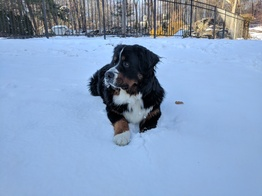
#> input picture inputs/cosmosnow.jpg, 262 x 196 px, shrunk from 1094 x 820 before the run, found by its file name
$ jupyter execute 'Color Enhancement.ipynb'   (shell and % lines are left out)
#> lines starting #> are read from the running program, lines starting #| are printed output that depends on the picture
### color_enhance.py
import cv2
import numpy as np

def histograms(im):

    '''
    Returns color histograms of images.

    INPUTS:
        im: input image

    OUTPUTS:
        histograms: color histograms of images, counts of each color in an image
        cumsum: cumulative sum of these histograms, used in histogram equalization
    '''
    histograms = np.zeros((3,256))
    cumsum = np.zeros((3,256))

    for color in range(3):
        for i in range(256):
            histograms[color,i] = len(im[im[:,:,color] == i]) # count frequency of intensity at each color
        cumsum[color,:] = np.cumsum(histograms[color,:]) # get cumsum of these histograms

    return histograms, cumsum

def hist_eq(im, alpha):

    '''
    Performs histogram equalization of input image for color enhancement.

    INPUTS:
        im: input image
        alpha: weighting factor

    OUTPUTS:
        im_new: new, histogram equalized image
    '''

    im_new = np.zeros(np.shape(im))
    rows, columns, colors = np.shape(im)

    _, cumsum = histograms(im)

    for color in range(colors):
        for r in range(rows):
            for c in range(columns):
                i = int(im[r, c, color]) # grab intensity at a location
                im_new[r,c,color] = int(alpha * cumsum[color,i] / cumsum[color,-1] * 255 + (1-alpha) * i) # new location is weighted sum of equalized intensity + original intensity

    return im_new

def gamma_correct(im, gamma):
    '''
    Performs gamma correction of saturation of input image for color enhancement.

    INPUTS:
        im: input image
        gamma: gamma correction factor - if < 1, then boosts lower intensities more, if > 1, boosts higher intensities more

    OUTPUTS:
        im_new: enahnced image
    '''
    im = cv2.cvtColor(im, cv2.COLOR_RGB2HSV) # convert to HSV color space
    im[:,:,1] **= gamma # gamma correction
    im_new = cv2.cvtColor(im, cv2.COLOR_HSV2RGB)

    return im_new

### Color Enhancement.ipynb
[cell 1]
import cv2
import numpy as np
import matplotlib.pyplot as plt

[cell 2]
# Set directory
datadir = "C:/Users/amant/Documents/Projects/Color Enhancement/" # change this
indir = datadir + "inputs/"
outdir = datadir + "outputs/"

# Color Enhancement

Here, we'll take a look at histogram equalization and gamma correction to enhance image colors.

[cell 3]
import color_enhance

## Histogram Equalization

Histogram equalization can enhance the color profile of an image that is dominated by one color.

[cell 4]
im_file = indir + 'cosmosnow.jpg'

im = np.float32(cv2.imread(im_file))
im = cv2.cvtColor(im, cv2.COLOR_BGR2RGB)

plt.imshow(im/255)

The original image of my dog, Cosmo, is quite blue. We can visualize the color histograms in the following plot:

[cell 5]
h, c = color_enhance.histograms(im)

plt.figure(figsize=(10,4))
plt.plot(h[0],'r')
plt.plot(h[1],'g')
plt.plot(h[2],'b')
plt.title("Color Histograms of Original Image")
#> figure, not shown here; curve peaks at x = 149, y = 2841; curve peaks at x = 182, y = 2546; curve peaks at x = 227, y = 2184

As we can see, blue is more prevalent at higher intensities compared to green and red. Let's see how color enhancement can help:

[cell 6]
# Get 5 levels of hist equalization for visualization

im_new_low = color_enhance.hist_eq(im, 0.1)
print("Done")
im_new_mild = color_enhance.hist_eq(im, 0.3)
print("Done")
im_new_med = color_enhance.hist_eq(im, 0.5)
#> call 3 of hist_eq, with alpha = 0.5
#> after the loop in hist_eq (call 3), `for color in range(colors):`:
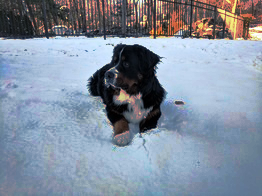
#> im_new: shape (196, 262, 3) float64; mean R, G, B 132, 143.6, 159.7
print("Done")
im_new_high = color_enhance.hist_eq(im, 0.7)
#> call 4 of hist_eq, with alpha = 0.7
#> after the loop in hist_eq (call 4), `for color in range(colors):`:
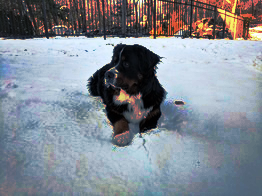
#> im_new: shape (196, 262, 3) float64; mean R, G, B 131.2, 138, 147.4
print("Done")
im_new_max = color_enhance.hist_eq(im, 1)
#> after the loop in hist_eq (call 5), `for color in range(colors):`:
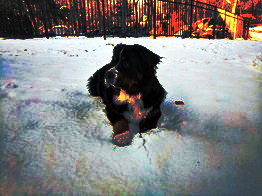
#> im_new: shape (196, 262, 3) float64; mean R, G, B 130.2, 129.6, 129.2
print("Done")

[cell 7]
plt.figure(figsize=(14,8))

plt.subplot(231)
plt.imshow(im/255)
plt.title("Original Image")

plt.subplot(232)
plt.imshow(im_new_low/255)
plt.title("0.1 Hist Eq Image")

plt.subplot(233)
plt.imshow(im_new_mild/255)
plt.title("0.3 Hist Eq Image")

plt.subplot(234)
plt.imshow(im_new_med/255)
plt.title("0.5 Hist Eq Image")

plt.subplot(235)
plt.imshow(im_new_high/255)
plt.title("0.7 Hist Eq Image")

plt.subplot(236)
plt.imshow(im_new_max/255)
plt.title("Max Hist Eq Image")
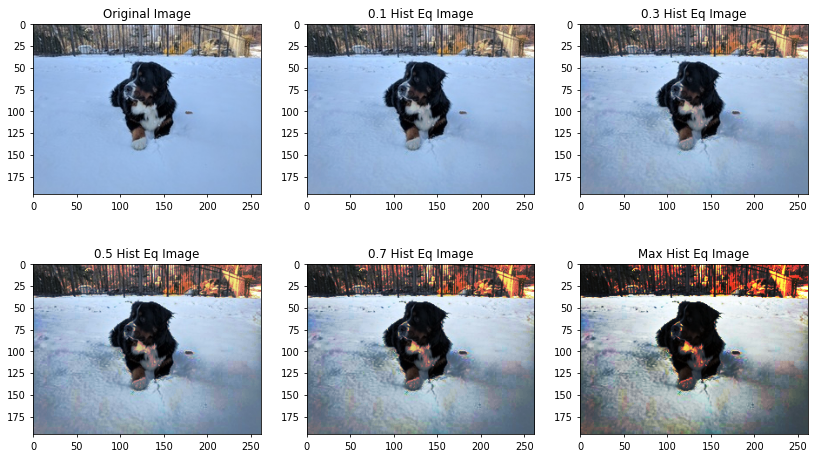
#> figure drawn by matplotlib, 6 panels

Higher levels give very degraded images, which while being more color balanced, look really bad. We can visualize some of these histograms again:

[cell 8]
h01,_ = color_enhance.histograms(im_new_mild)
h10,_ = color_enhance.histograms(im_new_max)

plt.figure(figsize=(15,3))

plt.subplot(131)
plt.plot(h[0],'r')
plt.plot(h[1],'g')
plt.plot(h[2],'b')
plt.title("Original Image Histograms")

plt.subplot(132)
plt.plot(h01[0],'r')
plt.plot(h01[1],'g')
plt.plot(h01[2],'b')
plt.title("Histograms for alpha = 0.3")

plt.subplot(133)
plt.plot(h10[0],'r')
plt.plot(h10[1],'g')
plt.plot(h10[2],'b')
plt.title("Histograms for max equalization")
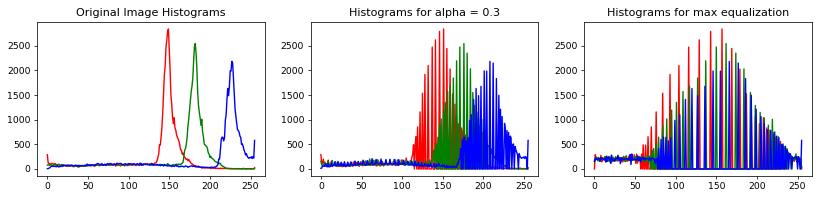
#> figure drawn by matplotlib, 3 panels; panel 1: curve peaks at x = 149, y = 2841; panel 1: curve peaks at x = 182, y = 2546; panel 1: curve peaks at x = 227, y = 2184; panel 2: curve peaks at x = 151, y = 2841

As we can see, as we increase alpha, the histograms tend to be more balanced. I like the result from alpha = 0.1 the best, so I'll save that.

[cell 9]
# Save color balanced image
im_new_low = im_new_low.astype(np.float32)
im_bal = cv2.cvtColor(im_new_low, cv2.COLOR_RGB2BGR)
cv2.imwrite(outdir + "cosmo_histeq.jpg", im_bal)
#> Out = True

## Gamma Correction

Another method for color enhancement is simply to perform gamma correction on the saturation channel of an image. This can boost lower saturated values of an image, making it look more vibrant.

[cell 10]
im_file = indir + 'cosmo_dull.jpg'

im = np.float32(cv2.imread(im_file))
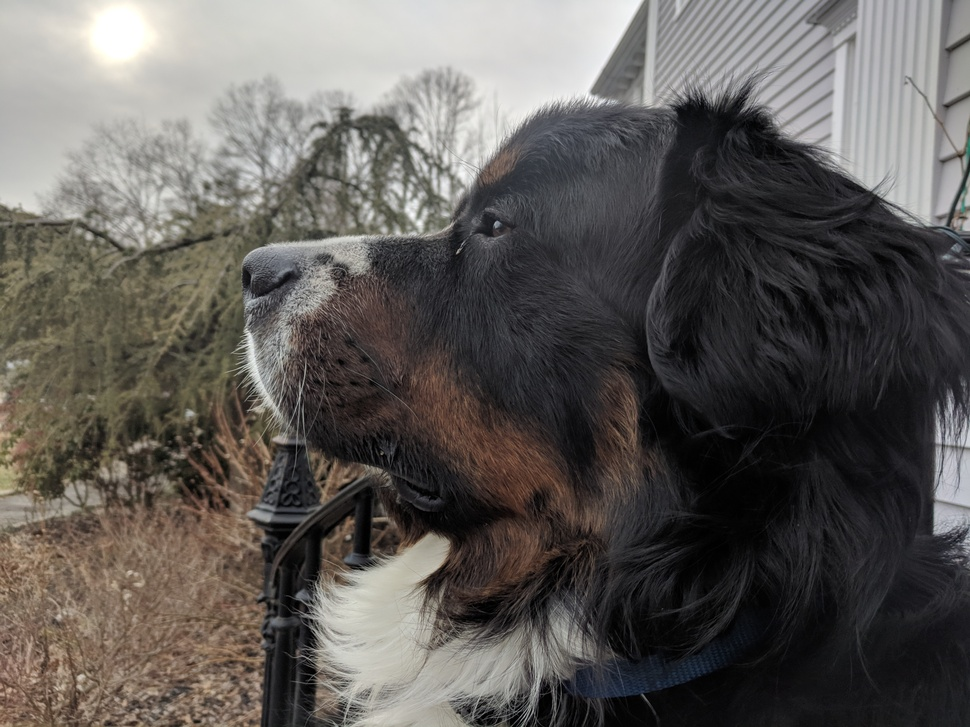
#> input picture inputs/cosmo_dull.jpg, 970 x 727 px, shrunk from 4048 x 3036 before the run, found by its file name
#> im: shape (727, 970, 3) float32
im = cv2.cvtColor(im, cv2.COLOR_BGR2RGB)

plt.imshow(im/255)

The original image is quite dull and grey, so let's see what gamma correction can do to boost its saturation:

[cell 11]
# Get 5 levels of gamma correction for visualization

gam03 = color_enhance.gamma_correct(im, 0.3)
#> in gamma_correct, `im = cv2.cvtColor(im, cv2.COLOR_RGB2HSV)`: im: shape (727, 970, 3) float32; mean H, S, V 120.9, 0.1, 96.7
#> in gamma_correct, `im[:,:,1] **= gamma`: im: shape (727, 970, 3) float32; mean H, S, V 120.9, 0.5, 96.7
#> in gamma_correct, `im_new = cv2.cvtColor(im, cv2.COLOR_HSV2RGB)`:
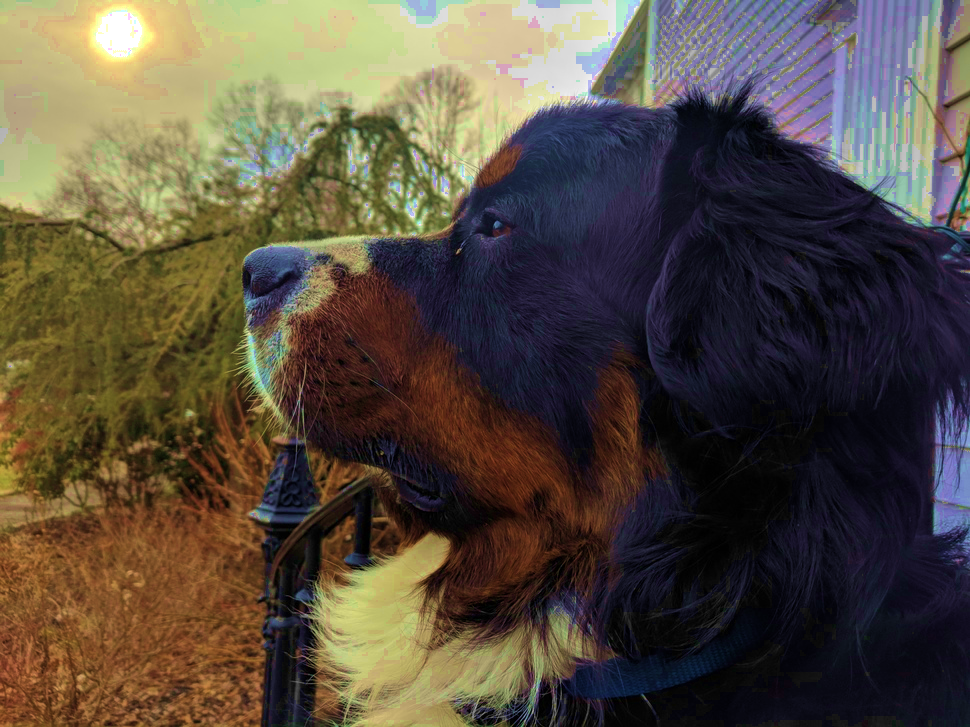
#> im_new: shape (727, 970, 3) float32; mean R, G, B 86.9, 77.2, 64.3
gam05 = color_enhance.gamma_correct(im, 0.5)
#> call 2 of gamma_correct, with gamma = 0.5
#> in gamma_correct (call 2), `im[:,:,1] **= gamma`: im: shape (727, 970, 3) float32; mean H, S, V 120.9, 0.3, 96.7
#> in gamma_correct (call 2), `im_new = cv2.cvtColor(im, cv2.COLOR_HSV2RGB)`:
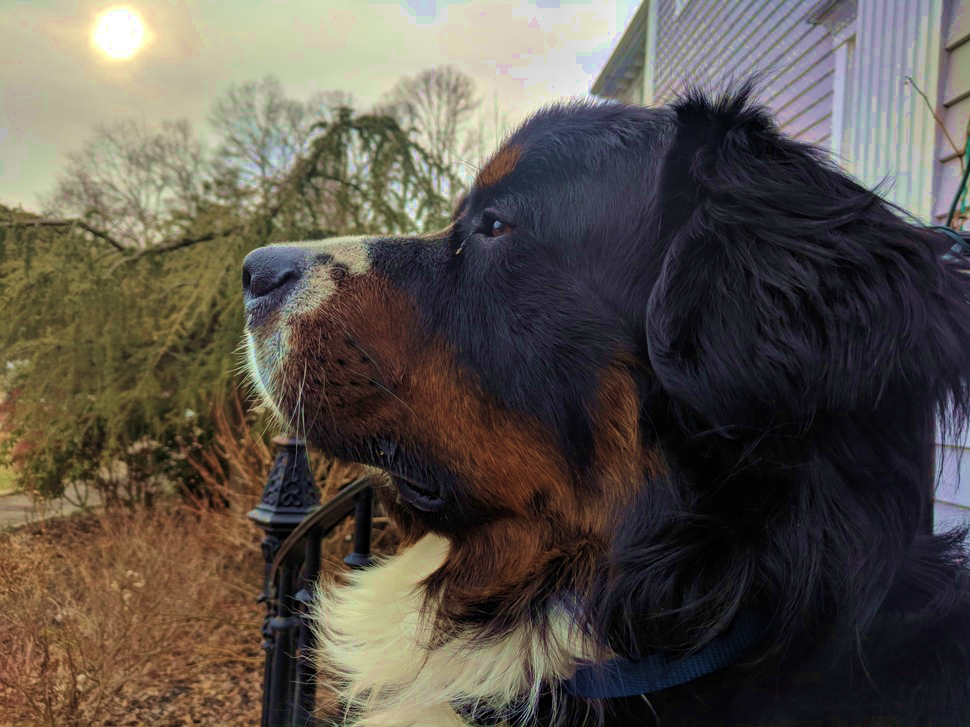
#> im_new: shape (727, 970, 3) float32; mean R, G, B 91.2, 83.9, 75.6
gam07 = color_enhance.gamma_correct(im, 0.7)
#> in gamma_correct (call 3), `im[:,:,1] **= gamma`: im: shape (727, 970, 3) float32; mean H, S, V 120.9, 0.2, 96.7
gam09 = color_enhance.gamma_correct(im, 0.9)
#> in gamma_correct (call 4), `im[:,:,1] **= gamma`: im: shape (727, 970, 3) float32; mean H, S, V 120.9, 0.1, 96.7
gam13 = color_enhance.gamma_correct(im, 1.3)
#> in gamma_correct (call 5), `im[:,:,1] **= gamma`: im: shape (727, 970, 3) float32; mean H, S, V 120.9, 0.1, 96.7

[cell 12]
plt.figure(figsize=(14,8))

plt.subplot(231)
plt.imshow(im/255)
plt.title("Original Image (Gamma = 1)")

plt.subplot(232)
plt.imshow(gam03/255)
plt.title("Gamma = 0.3")

plt.subplot(233)
plt.imshow(gam05/255)
plt.title("Gamma = 0.5")

plt.subplot(234)
plt.imshow(gam07/255)
plt.title("Gamma = 0.7")

plt.subplot(235)
plt.imshow(gam09/255)
plt.title("Gamma = 0.9")

plt.subplot(236)
plt.imshow(gam13/255)
plt.title("Gamma = 1.3")
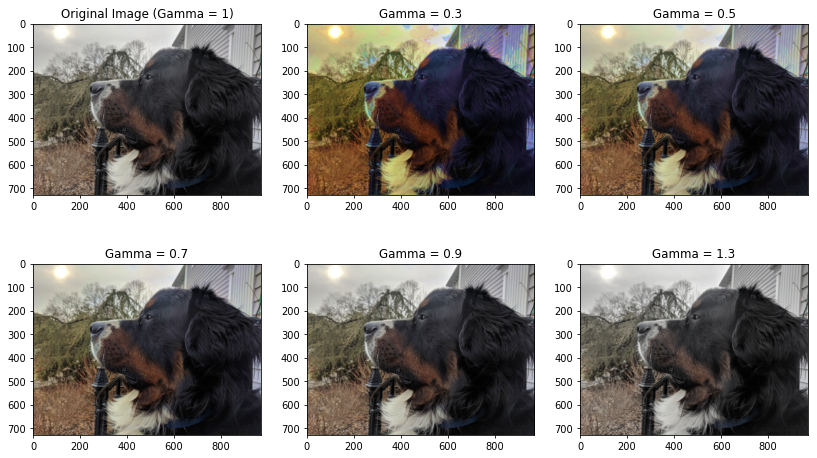
#> figure drawn by matplotlib, 6 panels

Gamma correction raises the channel to the power of gamma - if we look at a graph of $x^{\gamma}$ for varying levels of gamma and for x between 0 and 1, we can see that lower values of gamma will boost lower saturation values, while higher values of gamma will boost higher saturation values. This can be seen in the plot below, and is is why lower gammas have much higher saturation:

[cell 13]
x = np.linspace(0,1,100)
y = x
y_03 = x ** 0.5
y_13 = x ** 2

plt.figure(figsize=(4,4))
plt.plot(x,y,'--',label='1')
plt.plot(x,y_03,label='0.5')
plt.plot(x,y_13,label='2')
plt.legend(title="Gamma Values")
plt.xlabel("Original Values")
plt.ylabel("Gamma Corrected Values")
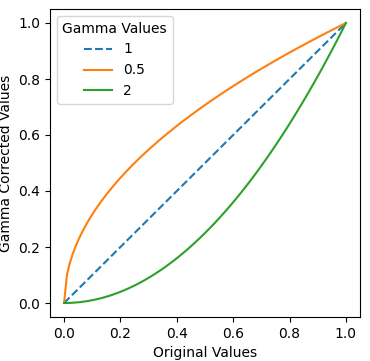
#> figure drawn by matplotlib, 1 panel; curve peaks at x = 1, y = 1; curve peaks at x = 1, y = 1; curve peaks at x = 1, y = 1

I like the result for gamma = 0.7 the best, so I'll save that result.

[cell 14]
# Save gamma corrected image
im_new = gam07.astype(np.float32)
im_new = cv2.cvtColor(im_new, cv2.COLOR_RGB2BGR)
cv2.imwrite(outdir + "cosmo_gamma.jpg", im_new)
#> Out = True
